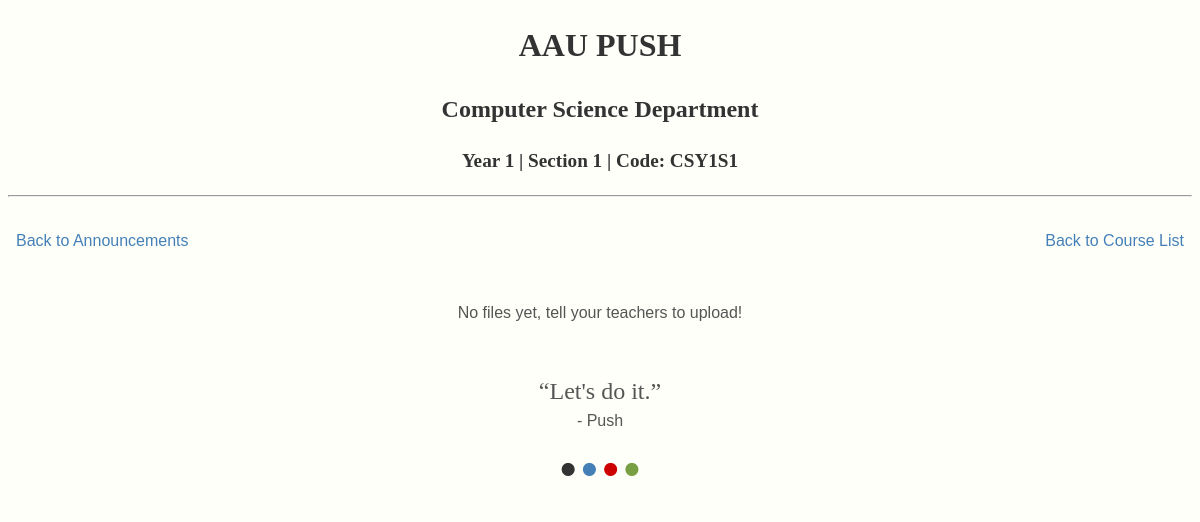
/section/CSY1S1/Civics/multi/, run on an earlier commit of the app's database.
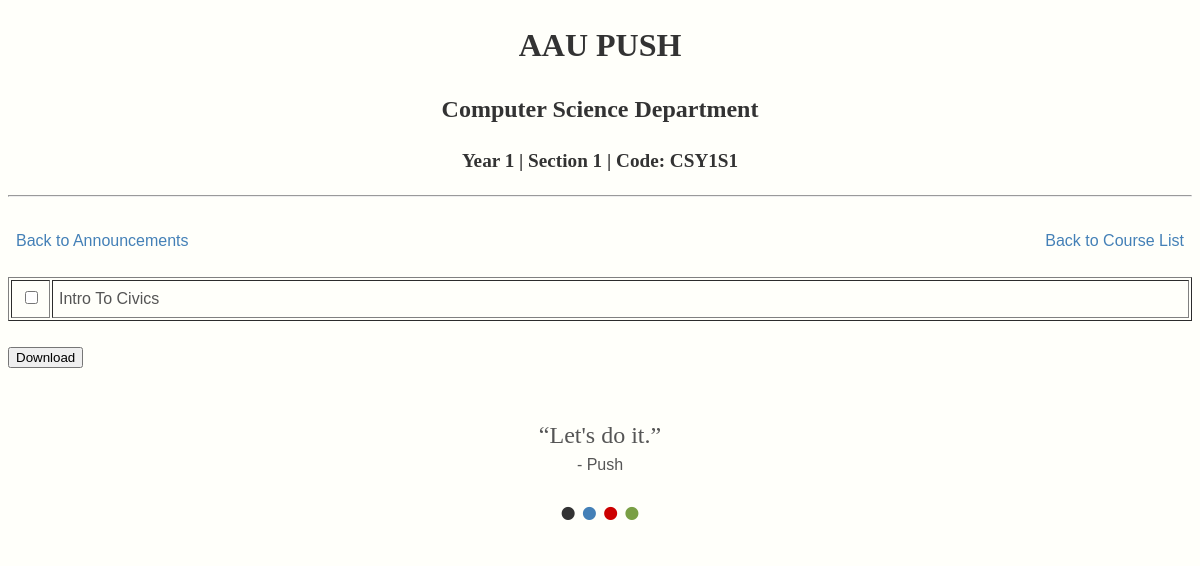
And on a later commit of the database.
### main/models.py (models this page shows, shortened)
class Material(models.Model):
   name = models.CharField(max_length=100)
   description = models.CharField(max_length=100)
   file = models.FileField(upload_to=upload_path)
   pub_date = models.DateTimeField('Date Published')
   section = models.ManyToManyField(Section)
   lecturer  = models.ForeignKey(Lecturer)
   course = models.ForeignKey(Course)
   class Meta:
      get_latest_by = "pub_date"

### main/views.py (the view)
# urls.py: url('^(?P<section_code>[0-9a-zA-Z]+)/(?P<course_name>.+)/multi/$', views.course_view_multi, name='course_view_multi'),
def course_view_multi(request,section_code,course_name):
    if(request.method == "POST"):
        matter = []
        formset = request.POST.copy()
        formset.pop('csrfmiddlewaretoken')
        for material in formset:
            matter.append(Material.objects.get(id=material))
        strio = io.BytesIO()
        newzip = zipfile.ZipFile(strio,'a')
        for material in matter:
            newzip.write("%s"%material.file.name, material.file.name.split('/')[-1])
        newzip.close()
        response = HttpResponse(strio.getvalue(), content_type='application/x-zip-compressed')
        response['Content-Disposition'] = 'attachment; filename="zipdownload.zip"'
        return response
    else:
     course = Course.objects.get(name=course_name.replace('_',' '))
     section = Section.objects.get(code = section_code)
     materials = course.material_set.order_by('pub_date').filter(section=section)
     quote = Quote.objects.get(id=1)
     context = {'section':section,'course':course,'materials':materials,'quote':quote}
     return render(request,'main/course_view_multi.html', context)

### main/templates/main/course_view_multi.html (shortened to what this page needs)
{% extends "main/base.html" %}
{% block section_code %}
Year {{section.year}} | Section {{section.section_number}} | Code: {{section.code}}
{% endblock %}
{% block content %}
	<br>
	<a class="ann" href="{% url 'Section' section.code%}">&ensp;Back to Announcements</a>
	<a id="switch" href="{% url 'Courses' section.code %}">Back to Course List&ensp;</a>
	<br>
	<br>
	{% if materials%}
	<form action="{% url 'course_view_multi' section.code course.name%}" method="post">
  		<table border="1" width=100% cellpadding="6px">
  		{% for material in materials%}
  			<tr>
  			<td width=25px>
  				<center><input type="checkbox" name={{material.id}} /> </center>
  			</td>
  			<td>
  			{{material.name | capfirst}}
  			</td>
  			</tr>
  		{%endfor%}
  		</table>
  	<br>
  	<input type="submit" value="Download"/>
 	</form>
 	{% else %}
 	<br>
 	<center>No files yet, tell your teachers to upload!</center>
 	{%endif%}
{% endblock %}

What changed in the data, as far as the page shows it:
added Material: name "Intro To Civics"
Also different on the page:
form field value: (not shown) → "Download"
text no longer shown: "No files yet, tell your teachers to upload!"
